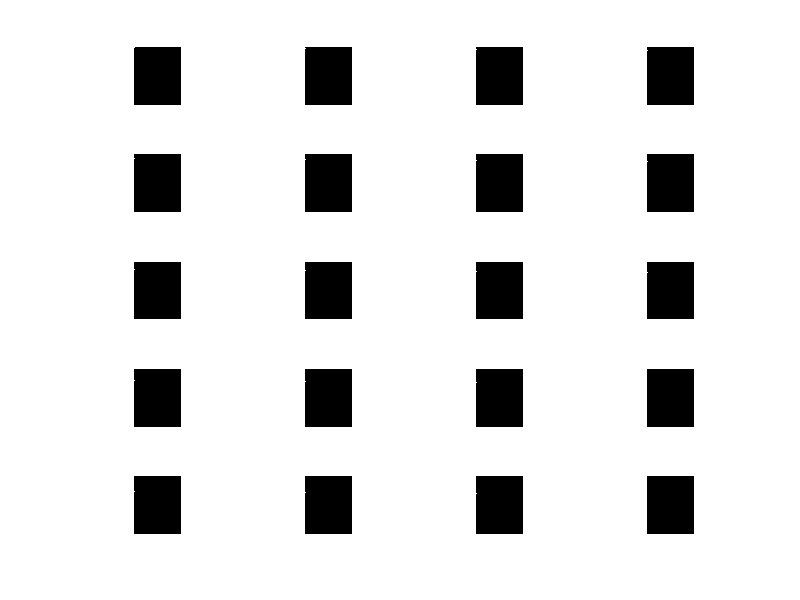

MATLAB code for this plot:
%% This function applies PCA in image classification

%% Initialization
% Define image dimensions (all the images have been resized to fit with
% this size
image_dims = [64 52];

% First read all the image names
input_dir = 'To_be_classified/';
filenames = dir(fullfile(input_dir, '*.jpg'));
num_images = numel(filenames);

% Initialize a list of images
images = zeros(prod(image_dims), num_images); 
for n = 1:num_images
    filename = fullfile(input_dir, filenames(n).name);
    img = imread(filename);
    img_resized = imresize(img,image_dims);
    images(:, n) = img_resized(1:end); % Add the image to the list; each column
    % represents an image and each row represents a component
    % Visualize imshow(reshape(images(:, 2),image_dims))
end

%% Training
% Preprocessing: mean-shifte the images
mean_face = mean(images, 2);
shifted_images = images - repmat(mean_face, 1, num_images);
 
% Calculate and ordere the eigenvectors and eigenvalues
% I used PCA instead of princomp() here because princomp will be abandoned
% by MATLAB
[evectors, score, evalues] = princomp(images');
% evectors: principal component coefficients/covariance matrix; 
% nxn matrix, where each column represents one principal components.
% score: the principal component scores; representation of X in the
% principal component space; row represents a sample and column represent a
% component
% latent: a vector containing the eigen values of the covariance matrix of
% x

% Only retain a certain number of top eigenvectors 
% Then we will have a n*p matrix, where each row represents a component in
% the original space, and each column represents a component in the new
% space
num_eigens = 20;
evectors = evectors(:,1:num_eigens);
 
% Project the images into the subspace to generate the feature vectors
% (n*p)' * (n*m) = p*m
features = evectors' * shifted_images;



% display the eigenvectors
figure;
for n = 1:num_eigens
    subplot(5, ceil(num_eigens/5), n);
    imshow(reshape(evectors(:,n),image_dims),[]);
end

% display the eigenvalues
%normalised_evalues = evalues / sum(evalues);
%figure, plot(cumsum(normalised_evalues));
%xlabel('No. of eigenvectors'), ylabel('Variance accounted for');
%xlim([1 30]), ylim([0 1]), grid on;
